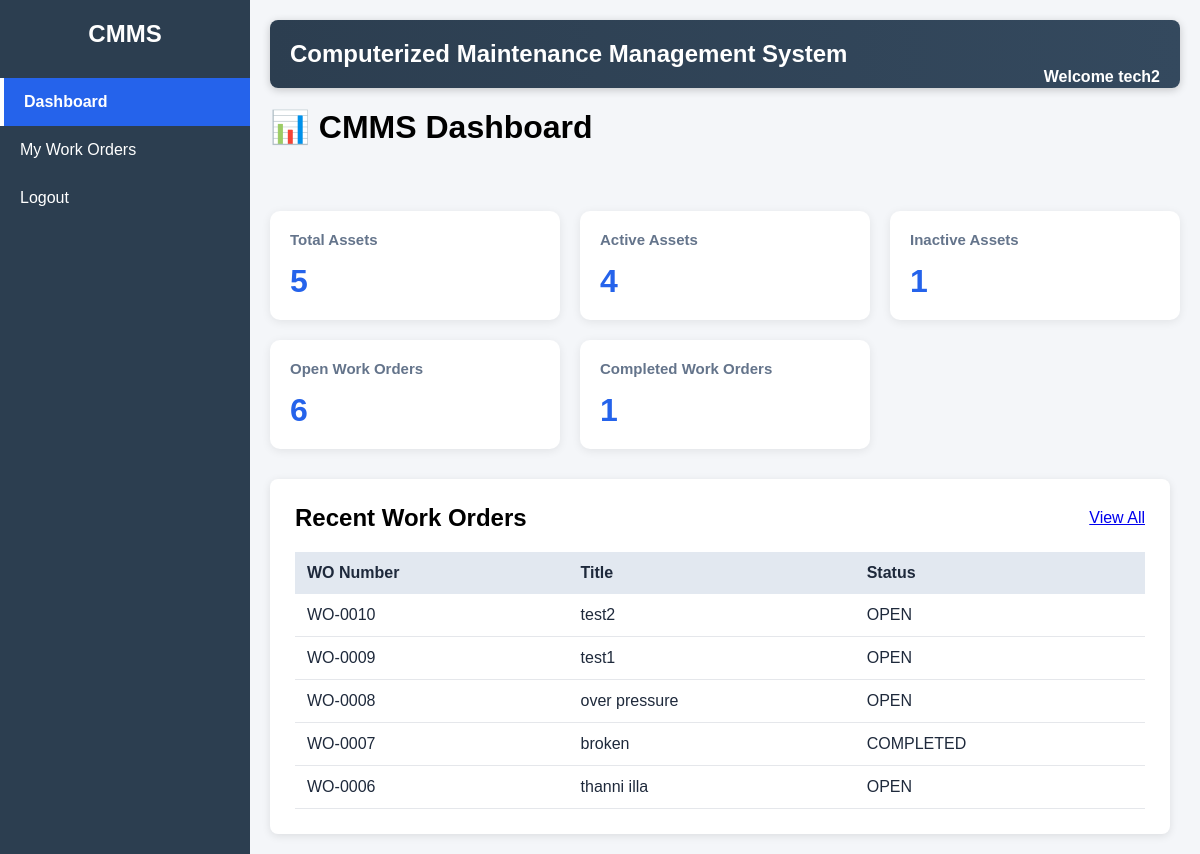
/dashboard/ (signed in), run on the app's committed database.
### workorders/models.py (models this page shows, shortened)
class WorkOrder(models.Model):
    STATUS_CHOICES = [
        ('OPEN', 'Open'),
        ('IN_PROGRESS', 'In Progress'),
        ('COMPLETED', 'Completed'),
    ]
    work_order_number = models.CharField(
        max_length=20,
        unique=True,
        blank=True
    )
    title = models.CharField(
        max_length=200
    )
    description = models.TextField()
    asset = models.ForeignKey(
        Asset,
        on_delete=models.CASCADE
    )
    status = models.CharField(
        max_length=20,
        choices=STATUS_CHOICES,
        default='OPEN'
    )
    created_date = models.DateField(
        auto_now_add=True
    )
    updated_date = models.DateTimeField(
        auto_now=True
    )
    assigned_to = models.ForeignKey(
        User,
        on_delete=models.SET_NULL,
        null=True,
        blank=True,
        related_name='assigned_work_orders'
    )
    due_date = models.DateField(
        null=True,
        blank=True
    )

### dashboard/views.py (the view)
# urls.py: path('dashboard/',include('dashboard.urls')),
@login_required
def dashboard(request):
    total_assets = Asset.objects.count()
    active_assets = Asset.objects.filter(
        status='ACTIVE'
    ).count()
    inactive_assets = Asset.objects.filter(
        status='INACTIVE'
    ).count()
    total_work_orders = WorkOrder.objects.count()
    open_work_orders = WorkOrder.objects.filter(
        status='OPEN'
    ).count()
    completed_work_orders = WorkOrder.objects.filter(
        status='COMPLETED'
    ).count()
    recent_work_orders = WorkOrder.objects.order_by(
        '-id'
    )[:5]
    return render(
        request,
        'dashboard/dashboard.html',
        {
            'total_assets': total_assets,
            'active_assets': active_assets,
            'inactive_assets': inactive_assets,
            'total_work_orders': total_work_orders,
            'open_work_orders': open_work_orders,
            'completed_work_orders': completed_work_orders,
            'recent_work_orders': recent_work_orders,
            "current_page": "dashboard",
            'groups': request.user.groups.all(),
        }
    )

### accounts/context_processors.py (called while the page is built)
def user_roles(request):
    if not request.user.is_authenticated:
        return {}
    return {
        'is_admin': is_admin(request.user),
        'is_manager': is_manager(request.user),
        'is_technician': is_technician(request.user),
        'is_admin_or_manager': is_admin_or_manager(request.user),
    }

### accounts/permissions.py (called while the page is built)
def is_admin(user):
    return user.groups.filter(name='Admin').exists()

def is_manager(user):
    return user.groups.filter(name='Manager').exists()

def is_technician(user):
    return user.groups.filter(name='Technician').exists()

def is_admin_or_manager(user):
    return (
        is_admin(user)
        or
        is_manager(user)
    )

### templates/dashboard/dashboard.html (shortened to what this page needs)
{% extends 'base.html' %}
{% block content %}
<h1 style="margin-bottom:25px;">📊 CMMS Dashboard</h1>
<div class="dashboard-grid">
<div class="dashboard-card">
    <h3>Total Assets</h3>
    <p>{{ total_assets }}</p>
</div>
<div class="dashboard-card">
    <h3>Active Assets</h3>
    <p>{{ active_assets }}</p>
</div>
<div class="dashboard-card">
    <h3>Inactive Assets</h3>
    <p>{{ inactive_assets }}</p>
</div>
<div class="dashboard-card">
    <h3>Open Work Orders</h3>
    <p>{{ open_work_orders }}</p>
</div>
<div class="dashboard-card">
    <h3>Completed Work Orders</h3>
    <p>{{ completed_work_orders }}</p>
</div>
</div>
<div class="page-card recent-workorders-card">
    <div class="section-header">
        <h2>Recent Work Orders</h2>
        <a href="{% url 'work_order_list' %}" class="btn">
            View All
        </a>
    </div>
    <table class="dashboard-table">
        <tr>
            <th>WO Number</th>
            <th>Title</th>
            <th>Status</th>
        </tr>
        {% for work_order in recent_work_orders %}
        <tr>
            <td>{{ work_order.work_order_number }}</td>
            <td>{{ work_order.title }}</td>
            <td>{{ work_order.status }}</td>
        </tr>
        {% empty %}
        <tr>
            <td colspan="3">No work orders found.</td>
        </tr>
        {% endfor %}
    </table>
</div>
{% endblock %}

### templates/base.html (shortened to what this page needs)
{% load static %}
<!DOCTYPE html>
<html>
<head>
        <link rel="stylesheet"
          href="{% static 'css/style.css' %}">
</head>
<body>
<div class="layout">
    <div class="sidebar">
        <h2>CMMS</h2>
        <a href="{% url 'dashboard' %}"
        class="{% if current_page == 'dashboard' %}active-link{% endif %}">
            Dashboard
        </a>
        {% if is_technician %}
        <a href="{% url 'my_work_orders' %}"
        class="{% if current_page == 'myworkorders' %}active-link{% endif %}">
            My Work Orders
        </a>
        {% endif %}
        <a href="/logout/">
            Logout
        </a>
    </div>
    <div class="content">
        <div class="topbar">
            <h2>
                Computerized Maintenance Management System
            </h2>
            <span class="welcome">
                Welcome
                {{ request.user.username }}
            </span>
        </div>
        {% block content %}
        {% endblock %}
    </div>
</div>
</body>
</html>

### static/css/style.css (style rules this page uses)
* { margin: 0; padding: 0; box-sizing: border-box; }
body { font-family: Arial, sans-serif; background-color: #f4f6f9; }
.layout { display: flex; min-height: 100vh; }
.sidebar { width: 250px; background-color: #2c3e50; color: white; padding-top: 20px; }
.sidebar h2 { text-align: center; margin-bottom: 30px; }
.sidebar a { display: block; color: white; text-decoration: none; padding: 15px 20px; }
.content { flex: 1; padding: 20px; }
.topbar { background: linear-gradient( 90deg, #2c3e50, #34495e ); color: white; padding: 20px; margin-bottom: 20px; border-radius: 8px; box-shadow: 0 2px 8px rgba(0,0,0,0.2); }
.topbar h2 { margin: 0; }
.welcome { float: right; font-weight: bold; }
table { width: 100%; border-collapse: collapse; background-color: white; }
th { background-color: #34495e; color: white; padding: 12px; text-align: left; }
td { padding: 10px; border-bottom: 1px solid #ddd; }
.page-card { background-color: white; padding: 25px; border-radius: 8px; box-shadow: 0 2px 8px rgba(0,0,0,0.1); max-width: 900px; }
.active-link { background: #2563eb; border-left: 4px solid white; font-weight: bold; }
.sidebar a.active-link { background: #2563eb; border-left: 4px solid white; font-weight: bold; }
.dashboard-grid { display: grid; grid-template-columns: repeat(auto-fit, minmax(220px, 1fr)); gap: 20px; margin-bottom: 30px; }
.dashboard-card { background: white; padding: 20px; border-radius: 10px; box-shadow: 0 2px 10px rgba(0,0,0,0.08); }
.dashboard-card h3 { margin: 0; font-size: 15px; color: #64748b; }
.dashboard-card p { margin-top: 15px; margin-bottom: 0; font-size: 32px; font-weight: bold; color: #2563eb; }
.section-header { display: flex; justify-content: space-between; align-items: center; margin-bottom: 20px; }
.recent-workorders-card { margin-top: 20px; }
.dashboard-table { width: 100%; border-collapse: collapse; background: white; }
.dashboard-table th { background: #e2e8f0; color: #1e293b; text-align: left; padding: 12px; }
.dashboard-table td { background: white; color: #1e293b; padding: 12px; border-bottom: 1px solid #e5e7eb; }

### data on the page
WorkOrder: work_order_number "WO-0010", title "test2", status "OPEN"
WorkOrder: work_order_number "WO-0009", title "test1", status "OPEN"
WorkOrder: work_order_number "WO-0008", title "over pressure", status "OPEN"
WorkOrder: work_order_number "WO-0007", title "broken", status "COMPLETED"
WorkOrder: work_order_number "WO-0006", title "thanni illa", status "OPEN"

### other printed values
{{ request.user.username }} "tech2"
{{ total_assets }} "5"
{{ active_assets }} "4"
{{ inactive_assets }} "1"
{{ open_work_orders }} "6"
{{ completed_work_orders }} "1"
